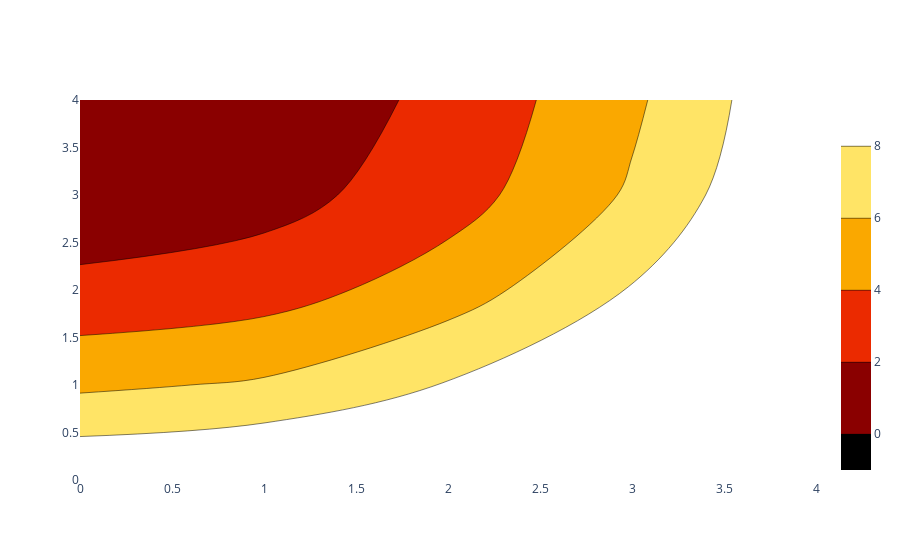

Source (notebook cell):
### Markdown cell above
## Customizing Size and Range of a Contour Plot's Contours

### Code cell
fig = go.Figure(
    data=go.Contour(
        z=[
            [10, 10.625, 12.5, 15.625, 20],
            [5.625, 6.25, 8.125, 11.25, 15.625],
            [2.5, 3.125, 5.0, 8.125, 12.5],
            [0.625, 1.25, 3.125, 6.25, 10.625],
            [0, 0.625, 2.5, 5.625, 10],
        ],
        colorscale="Hot",  # 色调
        contours=dict(
            start=0,
            end=8,
            size=2,
        ),
    )
)

fig.show()

### Figure 1 — Plotly figure (JSON) as saved in the notebook; plotly's stock layout.template omitted (floating-point values rounded to 4 significant figures)
{"data": [{"colorscale": [[0, "rgb(0,0,0)"], [0.3333, "rgb(230,0,0)"], [0.6667, "rgb(255,210,0)"], [1, "rgb(255,255,255)"]], "contours": {"end": 8, "size": 2, "start": 0}, "type": "contour", "z": [[10, 10.62, 12.5, 15.62, 20], [5.625, 6.25, 8.125, 11.25, 15.62], [2.5, 3.125, 5, 8.125, 12.5], [0.625, 1.25, 3.125, 6.25, 10.62], [0, 0.625, 2.5, 5.625, 10]]}], "layout": {}}
